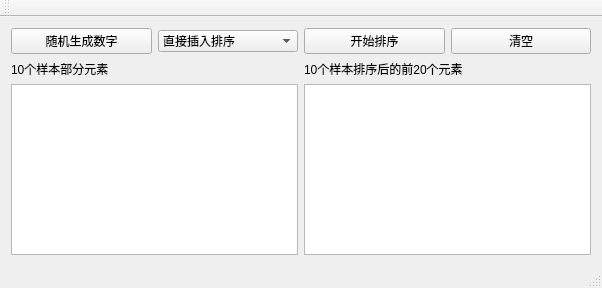
<?xml version="1.0" encoding="UTF-8"?>
<ui version="4.0">
 <class>T6_QTClass</class>
 <widget class="QMainWindow" name="T6_QTClass">
  <property name="geometry">
   <rect>
    <x>0</x>
    <y>0</y>
    <width>602</width>
    <height>288</height>
   </rect>
  </property>
  <property name="windowTitle">
   <string>T6_QT</string>
  </property>
  <widget class="QWidget" name="centralWidget">
   <layout class="QHBoxLayout" name="horizontalLayout_3">
    <item>
     <layout class="QVBoxLayout" name="verticalLayout_3">
      <item>
       <layout class="QHBoxLayout" name="horizontalLayout">
        <item>
         <widget class="QPushButton" name="pushButton_2">
          <property name="text">
           <string>随机生成数字</string>
          </property>
         </widget>
        </item>
        <item>
         <widget class="QComboBox" name="comboBox">
          <item>
           <property name="text">
            <string>直接插入排序</string>
           </property>
          </item>
          <item>
           <property name="text">
            <string>希尔排序</string>
           </property>
          </item>
          <item>
           <property name="text">
            <string>冒泡排序</string>
           </property>
          </item>
          <item>
           <property name="text">
            <string>快速排序</string>
           </property>
          </item>
          <item>
           <property name="text">
            <string>选择排序</string>
           </property>
          </item>
          <item>
           <property name="text">
            <string>堆排序</string>
           </property>
          </item>
          <item>
           <property name="text">
            <string>归并排序</string>
           </property>
          </item>
          <item>
           <property name="text">
            <string>基数排序</string>
           </property>
          </item>
         </widget>
        </item>
        <item>
         <widget class="QPushButton" name="pushButton">
          <property name="text">
           <string>开始排序</string>
          </property>
         </widget>
        </item>
        <item>
         <widget class="QPushButton" name="pushButton_3">
          <property name="text">
           <string>清空</string>
          </property>
         </widget>
        </item>
       </layout>
      </item>
      <item>
       <layout class="QHBoxLayout" name="horizontalLayout_2">
        <item>
         <layout class="QVBoxLayout" name="verticalLayout">
          <item>
           <widget class="QLabel" name="label">
            <property name="text">
             <string>10个样本部分元素</string>
            </property>
           </widget>
          </item>
          <item>
           <widget class="QTextBrowser" name="textBrowser"/>
          </item>
         </layout>
        </item>
        <item>
         <layout class="QVBoxLayout" name="verticalLayout_2">
          <item>
           <widget class="QLabel" name="label_2">
            <property name="text">
             <string>10个样本排序后的前20个元素</string>
            </property>
           </widget>
          </item>
          <item>
           <widget class="QTextBrowser" name="textBrowser_2"/>
          </item>
         </layout>
        </item>
       </layout>
      </item>
     </layout>
    </item>
   </layout>
  </widget>
  <widget class="QMenuBar" name="menuBar">
   <property name="geometry">
    <rect>
     <x>0</x>
     <y>0</y>
     <width>602</width>
     <height>21</height>
    </rect>
   </property>
  </widget>
  <widget class="QToolBar" name="mainToolBar">
   <attribute name="toolBarArea">
    <enum>TopToolBarArea</enum>
   </attribute>
   <attribute name="toolBarBreak">
    <bool>false</bool>
   </attribute>
  </widget>
  <widget class="QStatusBar" name="statusBar"/>
 </widget>
 <layoutdefault spacing="6" margin="11"/>
 <resources>
  <include location="T6_QT.qrc"/>
 </resources>
 <connections/>
</ui>
